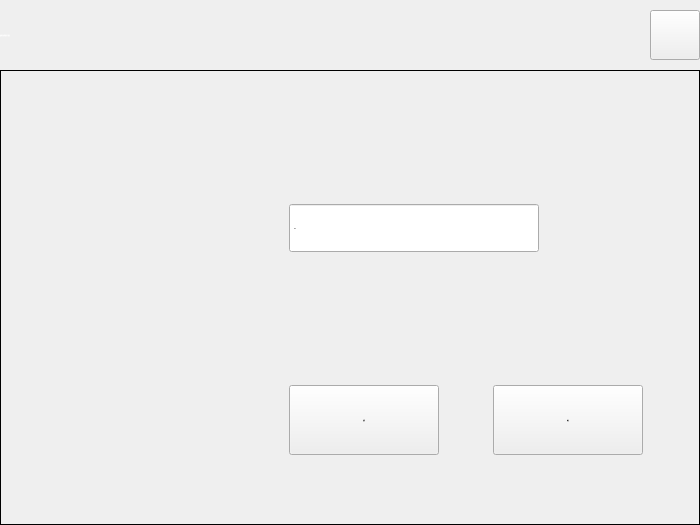
<?xml version="1.0" encoding="UTF-8"?>
<ui version="4.0">
 <class>DialogSpeed</class>
 <widget class="QDialog" name="DialogSpeed">
  <property name="geometry">
   <rect>
    <x>0</x>
    <y>0</y>
    <width>700</width>
    <height>525</height>
   </rect>
  </property>
  <property name="sizePolicy">
   <sizepolicy hsizetype="Fixed" vsizetype="Fixed">
    <horstretch>0</horstretch>
    <verstretch>0</verstretch>
   </sizepolicy>
  </property>
  <property name="minimumSize">
   <size>
    <width>700</width>
    <height>525</height>
   </size>
  </property>
  <property name="maximumSize">
   <size>
    <width>700</width>
    <height>525</height>
   </size>
  </property>
  <property name="font">
   <font>
    <family>微软雅黑</family>
    <pointsize>-1</pointsize>
    <weight>50</weight>
    <italic>false</italic>
    <bold>false</bold>
   </font>
  </property>
  <property name="windowTitle">
   <string notr="true">设置全局伺服运行速度</string>
  </property>
  <property name="styleSheet">
   <string notr="true">font: 28px &quot;微软雅黑&quot;;</string>
  </property>
  <layout class="QVBoxLayout" name="verticalLayoutFrame">
   <property name="spacing">
    <number>0</number>
   </property>
   <property name="margin">
    <number>0</number>
   </property>
   <item>
    <widget class="QFrame" name="frameTitle">
     <property name="sizePolicy">
      <sizepolicy hsizetype="Preferred" vsizetype="Fixed">
       <horstretch>0</horstretch>
       <verstretch>0</verstretch>
      </sizepolicy>
     </property>
     <property name="minimumSize">
      <size>
       <width>0</width>
       <height>70</height>
      </size>
     </property>
     <property name="maximumSize">
      <size>
       <width>16777215</width>
       <height>70</height>
      </size>
     </property>
     <property name="font">
      <font>
       <family>微软雅黑</family>
       <pointsize>-1</pointsize>
       <weight>50</weight>
       <italic>false</italic>
       <bold>false</bold>
      </font>
     </property>
     <property name="styleSheet">
      <string notr="true">QFrame#frameTitle
{
	background-color: transparent;
	border-image: url(:/img/widget/DialogTitle.png) 0 12 0 12;
	border-left: 12px transparent;
	border-right: 12px transparent;
}
</string>
     </property>
     <property name="frameShape">
      <enum>QFrame::NoFrame</enum>
     </property>
     <property name="frameShadow">
      <enum>QFrame::Raised</enum>
     </property>
     <layout class="QHBoxLayout" name="horizontalLayoutTitle">
      <property name="spacing">
       <number>5</number>
      </property>
      <property name="margin">
       <number>0</number>
      </property>
      <item>
       <widget class="QLabel" name="labelTitle">
        <property name="sizePolicy">
         <sizepolicy hsizetype="Preferred" vsizetype="Fixed">
          <horstretch>0</horstretch>
          <verstretch>0</verstretch>
         </sizepolicy>
        </property>
        <property name="minimumSize">
         <size>
          <width>0</width>
          <height>50</height>
         </size>
        </property>
        <property name="maximumSize">
         <size>
          <width>16777215</width>
          <height>50</height>
         </size>
        </property>
        <property name="font">
         <font>
          <family>微软雅黑</family>
          <pointsize>-1</pointsize>
          <weight>50</weight>
          <italic>false</italic>
          <bold>false</bold>
         </font>
        </property>
        <property name="styleSheet">
         <string notr="true">QLabel#labelTitle
{
	color: white;
}</string>
        </property>
        <property name="frameShape">
         <enum>QFrame::NoFrame</enum>
        </property>
        <property name="text">
         <string>设置全局伺服运行速度</string>
        </property>
       </widget>
      </item>
      <item>
       <widget class="xPushButton" name="pushButtonClose">
        <property name="sizePolicy">
         <sizepolicy hsizetype="Fixed" vsizetype="Fixed">
          <horstretch>0</horstretch>
          <verstretch>0</verstretch>
         </sizepolicy>
        </property>
        <property name="minimumSize">
         <size>
          <width>50</width>
          <height>50</height>
         </size>
        </property>
        <property name="maximumSize">
         <size>
          <width>50</width>
          <height>50</height>
         </size>
        </property>
        <property name="focusPolicy">
         <enum>Qt::NoFocus</enum>
        </property>
        <property name="styleSheet">
         <string notr="true">QPushButton#pushButtonClose:!pressed
{
	border-image: url(:/img/widget/BtnCloseNormal.png);
}

QPushButton#pushButtonClose:pressed
{
	border-image: url(:/img/widget/BtnClosePress.png);
}
</string>
        </property>
        <property name="text">
         <string notr="true"/>
        </property>
        <property name="iconSize">
         <size>
          <width>32</width>
          <height>32</height>
         </size>
        </property>
       </widget>
      </item>
     </layout>
    </widget>
   </item>
   <item>
    <widget class="QFrame" name="frame">
     <property name="font">
      <font>
       <family>微软雅黑</family>
       <pointsize>-1</pointsize>
       <weight>50</weight>
       <italic>false</italic>
       <bold>false</bold>
      </font>
     </property>
     <property name="styleSheet">
      <string notr="true"/>
     </property>
     <property name="frameShape">
      <enum>QFrame::Panel</enum>
     </property>
     <property name="frameShadow">
      <enum>QFrame::Plain</enum>
     </property>
     <property name="IsMainArea" stdset="0">
      <bool>true</bool>
     </property>
     <layout class="QGridLayout" name="gridLayout">
      <property name="margin">
       <number>2</number>
      </property>
      <property name="spacing">
       <number>2</number>
      </property>
      <item row="0" column="0">
       <widget class="xSpeedometer" name="widget" native="true">
        <property name="sizePolicy">
         <sizepolicy hsizetype="Fixed" vsizetype="Fixed">
          <horstretch>0</horstretch>
          <verstretch>0</verstretch>
         </sizepolicy>
        </property>
        <property name="minimumSize">
         <size>
          <width>180</width>
          <height>180</height>
         </size>
        </property>
        <property name="maximumSize">
         <size>
          <width>180</width>
          <height>180</height>
         </size>
        </property>
        <property name="font">
         <font>
          <family>微软雅黑</family>
          <pointsize>-1</pointsize>
          <weight>50</weight>
          <italic>false</italic>
          <bold>false</bold>
         </font>
        </property>
       </widget>
      </item>
      <item row="0" column="1" colspan="2">
       <widget class="xSpinBox" name="BoxRunSpd">
        <property name="sizePolicy">
         <sizepolicy hsizetype="Preferred" vsizetype="Fixed">
          <horstretch>0</horstretch>
          <verstretch>0</verstretch>
         </sizepolicy>
        </property>
        <property name="minimumSize">
         <size>
          <width>250</width>
          <height>50</height>
         </size>
        </property>
        <property name="maximumSize">
         <size>
          <width>250</width>
          <height>50</height>
         </size>
        </property>
        <property name="font">
         <font>
          <family>微软雅黑</family>
          <pointsize>-1</pointsize>
          <weight>50</weight>
          <italic>false</italic>
          <bold>false</bold>
         </font>
        </property>
        <property name="focusPolicy">
         <enum>Qt::ClickFocus</enum>
        </property>
        <property name="alignment">
         <set>Qt::AlignLeading|Qt::AlignLeft|Qt::AlignVCenter</set>
        </property>
        <property name="buttonSymbols">
         <enum>QAbstractSpinBox::NoButtons</enum>
        </property>
        <property name="specialValueText">
         <string notr="true"/>
        </property>
        <property name="keyboardTracking">
         <bool>false</bool>
        </property>
        <property name="suffix">
         <string notr="true">%</string>
        </property>
        <property name="prefix">
         <string notr="true"/>
        </property>
        <property name="minimum">
         <number>1</number>
        </property>
        <property name="maximum">
         <number>100</number>
        </property>
        <property name="value">
         <number>50</number>
        </property>
        <property name="HasBtn" stdset="0">
         <bool>true</bool>
        </property>
       </widget>
      </item>
      <item row="1" column="1">
       <widget class="QPushButton" name="BtnCancel">
        <property name="minimumSize">
         <size>
          <width>150</width>
          <height>70</height>
         </size>
        </property>
        <property name="maximumSize">
         <size>
          <width>150</width>
          <height>70</height>
         </size>
        </property>
        <property name="font">
         <font>
          <family>微软雅黑</family>
          <pointsize>-1</pointsize>
          <weight>50</weight>
          <italic>false</italic>
          <bold>false</bold>
         </font>
        </property>
        <property name="focusPolicy">
         <enum>Qt::NoFocus</enum>
        </property>
        <property name="text">
         <string>取消</string>
        </property>
        <property name="icon">
         <iconset resource="xPad.qrc">
          <normaloff>:/img/32X32/Cancel.png</normaloff>:/img/32X32/Cancel.png</iconset>
        </property>
        <property name="iconSize">
         <size>
          <width>32</width>
          <height>32</height>
         </size>
        </property>
       </widget>
      </item>
      <item row="1" column="2">
       <widget class="QPushButton" name="BtnOK">
        <property name="minimumSize">
         <size>
          <width>150</width>
          <height>70</height>
         </size>
        </property>
        <property name="maximumSize">
         <size>
          <width>150</width>
          <height>70</height>
         </size>
        </property>
        <property name="font">
         <font>
          <family>微软雅黑</family>
          <pointsize>-1</pointsize>
          <weight>50</weight>
          <italic>false</italic>
          <bold>false</bold>
         </font>
        </property>
        <property name="focusPolicy">
         <enum>Qt::NoFocus</enum>
        </property>
        <property name="text">
         <string>确定</string>
        </property>
        <property name="icon">
         <iconset resource="xPad.qrc">
          <normaloff>:/img/32X32/OK.png</normaloff>:/img/32X32/OK.png</iconset>
        </property>
        <property name="iconSize">
         <size>
          <width>32</width>
          <height>32</height>
         </size>
        </property>
       </widget>
      </item>
     </layout>
    </widget>
   </item>
  </layout>
 </widget>
 <customwidgets>
  <customwidget>
   <class>xPushButton</class>
   <extends>QPushButton</extends>
   <header>xpushbutton.h</header>
  </customwidget>
  <customwidget>
   <class>xSpinBox</class>
   <extends>QSpinBox</extends>
   <header>xspinbox.h</header>
   <slots>
    <signal>clicked()</signal>
   </slots>
  </customwidget>
  <customwidget>
   <class>xSpeedometer</class>
   <extends>QWidget</extends>
   <header>xspeedometer.h</header>
   <container>1</container>
   <slots>
    <slot>SetSpeed(int)</slot>
   </slots>
  </customwidget>
 </customwidgets>
 <resources>
  <include location="xPad.qrc"/>
 </resources>
 <connections>
  <connection>
   <sender>pushButtonClose</sender>
   <signal>clicked()</signal>
   <receiver>DialogSpeed</receiver>
   <slot>reject()</slot>
   <hints>
    <hint type="sourcelabel">
     <x>365</x>
     <y>23</y>
    </hint>
    <hint type="destinationlabel">
     <x>385</x>
     <y>28</y>
    </hint>
   </hints>
  </connection>
  <connection>
   <sender>BoxRunSpd</sender>
   <signal>clicked()</signal>
   <receiver>DialogSpeed</receiver>
   <slot>inputSpeed()</slot>
   <hints>
    <hint type="sourcelabel">
     <x>277</x>
     <y>97</y>
    </hint>
    <hint type="destinationlabel">
     <x>385</x>
     <y>82</y>
    </hint>
   </hints>
  </connection>
  <connection>
   <sender>BoxRunSpd</sender>
   <signal>valueChanged(int)</signal>
   <receiver>widget</receiver>
   <slot>SetSpeed(int)</slot>
   <hints>
    <hint type="sourcelabel">
     <x>262</x>
     <y>96</y>
    </hint>
    <hint type="destinationlabel">
     <x>96</x>
     <y>162</y>
    </hint>
   </hints>
  </connection>
  <connection>
   <sender>BtnOK</sender>
   <signal>clicked()</signal>
   <receiver>DialogSpeed</receiver>
   <slot>accept()</slot>
   <hints>
    <hint type="sourcelabel">
     <x>479</x>
     <y>367</y>
    </hint>
    <hint type="destinationlabel">
     <x>349</x>
     <y>262</y>
    </hint>
   </hints>
  </connection>
  <connection>
   <sender>BtnCancel</sender>
   <signal>clicked()</signal>
   <receiver>DialogSpeed</receiver>
   <slot>reject()</slot>
   <hints>
    <hint type="sourcelabel">
     <x>329</x>
     <y>367</y>
    </hint>
    <hint type="destinationlabel">
     <x>349</x>
     <y>262</y>
    </hint>
   </hints>
  </connection>
 </connections>
 <slots>
  <slot>inputSpeed()</slot>
 </slots>
</ui>
